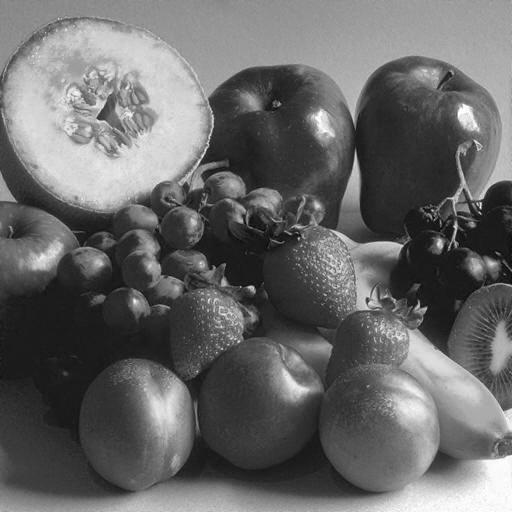
#> input picture images/frutas.bmp, 512 x 512 px, found by its file name
$ jupyter execute PID_Aula4e5_Implementacao.ipynb
#> lines starting #> are read from the running program, lines starting #| are printed output that depends on the picture
<a href="https://colab.research.google.com/github/Giovannacm/digital-image-processing-msc/blob/main/PID_Aula4e5_Implementacao.ipynb" target="_parent"></a>

Universidade Estadual Paulista - UNESP

Programa de Pós-Graduação em Ciência da Computação

**Processamento de Imagens Digitais**

Professor Leandro Alves Neves

Alunos:
* Giovanna Carreira Marinho;
* Guilherme Francisco de Andrade Campos;
* Julia Rodrigues Gubolin;
* Thales Ricardo de Souza Lopes.

**Aula 04 - Modelos de ruídos**

**Exercício 5**: Considere as imagens obtidas no exercício 3 e aplique a correção gama com c=1 e γ(0.04; 0.4; 1; 2, 5; 10; e 25). Visualmente, esse tipo de realce permitiu melhorar a qualidade de cada imagem com ruído? Se houve algum resultado positivo, indique o valor de γ, o tipo de ruído e a imagem.

**Exercício 6**: Após aplicar a correção gama com c=1 e γ(0.04; 0.4; 1; 2, 5; 10; e 25) nas imagens com ruídos, calcule as métricas indicadas no exercício 4 e avalie se é possível comprovar quantitativamente as observações empíricas indicadas no exercício 5. Por fim, responda
se esse tipo de técnica (realce) é útil para corrigir as imagens com ruídos. Justifique sua resposta.

[cell 1]
import skimage.io, skimage.exposure, skimage.util
import sklearn.metrics
import matplotlib.pyplot as plt
import numpy as np
from random import seed
from random import randint
from random import random

# Criação das imagens

Criação das imagens para os experimentos.
As imagens possuem dimensões 256x256 com 256 níveis de profundidade.
Para a composição das imagens são utilizados numpy arrays de duas dimensões, utilizando a biblioteca numpy.
Para plotar as imagens foi utilizada a biblioteca matplotlib.

[cell 2]
image_height = 256
image_width = 256
gray_levels = 256
depth_levels = gray_levels - 1

[cell 3]
image_a = np.zeros((image_height, image_width), dtype=np.uint8)

gray_shades = 2
image_a[:, :] = int(depth_levels / gray_shades)

plt.imshow(image_a, cmap='gray')
plt.clim(0, depth_levels)
plt.colorbar()
#plt.imsave('/content/image_a.png', image_a, vmin=0, vmax=depth_levels, cmap='gray')

[cell 4]
image_b = np.zeros((image_height, image_width), dtype=np.uint8)

gray_shades = 3
image_b[:int(image_height/2) , :] = int(depth_levels / gray_shades) * 2
image_b[int(image_height/2):, :] = int(depth_levels / gray_shades) * 1

plt.imshow(image_b, cmap='gray')
plt.clim(0, depth_levels)
plt.colorbar()
#plt.imsave('/content/image_b.png', image_b, vmin=0, vmax=depth_levels, cmap='gray')

[cell 5]
image_c = np.zeros((image_height, image_width), dtype=np.uint8)

gray_shades = 3
image_c[:int(image_height/2) , :] = int(depth_levels / gray_shades) * 2
image_c[int(image_height/2):, :] = int(depth_levels / gray_shades) * 1

image_c[50:70, 50:100] = int(depth_levels / gray_shades) * 1
image_c[50:70, image_width-100:image_width-50] = int(depth_levels / gray_shades) * 1

image_c[image_height-70:image_height-50 , 50:100] = int(depth_levels / gray_shades) * 2
image_c[image_height-70:image_height-50 , image_width-100:image_width-50] = int(depth_levels / gray_shades) * 2

plt.imshow(image_c, cmap='gray')
plt.clim(0, depth_levels)
plt.colorbar()
#plt.imsave('/content/image_c.png', image_c, vmin=0, vmax=depth_levels, cmap='gray')

[cell 6]
image_d = np.zeros((image_height, image_width), dtype=np.uint8)

gray_shades = 5
image_d[:int(image_height/2) , :int(image_width/2)] = int(depth_levels / gray_shades) * 1
image_d[:int(image_height/2), int(image_width/2):] = int(depth_levels / gray_shades) * 2
image_d[int(image_height/2): , :int(image_width/2)] = int(depth_levels / gray_shades) * 3
image_d[int(image_height/2):, int(image_width/2):] = int(depth_levels / gray_shades) * 4

plt.imshow(image_d, cmap='gray')
plt.clim(0, depth_levels)
plt.colorbar()
#plt.imsave('/content/image_d.png', image_d, vmin=0, vmax=depth_levels, cmap='gray')
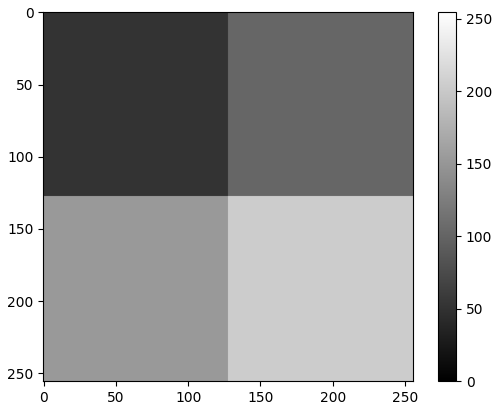
#> figure drawn by matplotlib, 2 panels

[cell 7]
image_e = np.zeros((image_height, image_width), dtype=np.uint8)

gray_shades = 17
image_e[:int(image_height/4) , :int(image_width/4)] = int(depth_levels / gray_shades) * 1
image_e[:int(image_height/4) , int(image_width/4):int(image_width/4)*2] = int(depth_levels / gray_shades) * 2
image_e[:int(image_height/4) , int(image_width/4)*2:int(image_width/4)*3] = int(depth_levels / gray_shades) * 3
image_e[:int(image_height/4) , int(image_width/4)*3:] = int(depth_levels / gray_shades) * 4

image_e[int(image_height/4):int(image_height/4)*2 , :int(image_width/4)] = int(depth_levels / gray_shades) * 5
image_e[int(image_height/4):int(image_height/4)*2 , int(image_width/4):int(image_width/4)*2] = int(depth_levels / gray_shades) * 6
image_e[int(image_height/4):int(image_height/4)*2 , int(image_width/4)*2:int(image_width/4)*3] = int(depth_levels / gray_shades) * 7
image_e[int(image_height/4):int(image_height/4)*2 , int(image_width/4)*3:] = int(depth_levels / gray_shades) * 8

image_e[int(image_height/4)*2:int(image_height/4)*3 , :int(image_width/4)] = int(depth_levels / gray_shades) * 9
image_e[int(image_height/4)*2:int(image_height/4)*3 , int(image_width/4):int(image_width/4)*2] = int(depth_levels / gray_shades) * 10
image_e[int(image_height/4)*2:int(image_height/4)*3 , int(image_width/4)*2:int(image_width/4)*3] = int(depth_levels / gray_shades) * 11
image_e[int(image_height/4)*2:int(image_height/4)*3 , int(image_width/4)*3:] = int(depth_levels / gray_shades) * 12

image_e[int(image_height/4)*3: , :int(image_width/4)] = int(depth_levels / gray_shades) * 13
image_e[int(image_height/4)*3: , int(image_width/4):int(image_width/4)*2] = int(depth_levels / gray_shades) * 14
image_e[int(image_height/4)*3: , int(image_width/4)*2:int(image_width/4)*3] = int(depth_levels / gray_shades) * 15
image_e[int(image_height/4)*3: , int(image_width/4)*3:] = int(depth_levels / gray_shades) * 16

plt.imshow(image_e, cmap='gray')
plt.clim(0, depth_levels)
plt.colorbar()
#plt.imsave('/content/image_e.png', image_e, vmin=0, vmax=depth_levels, cmap='gray')
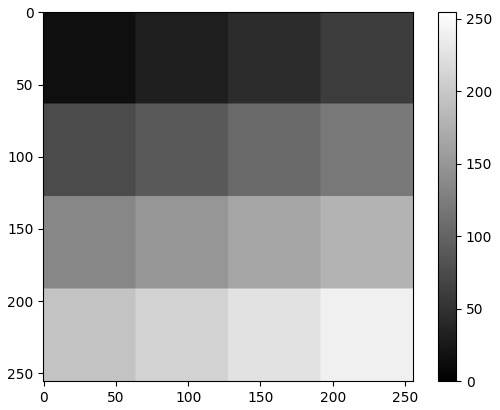
#> figure drawn by matplotlib, 2 panels

# Geração do histograma de uma imagem

Geração das funções para a criação de histogramas dada uma imagem de entrada.

[cell 8]
def get_histogram(image, gray_levels=256):
  histogram = np.zeros(gray_levels) #criando um vetor com todos os elementos zerados

  N, M = image.shape #altura (linha), largura (coluna)

  for i in range(N):
    for j in range(M):
      pixel_intensity = image[i, j]
      histogram[int(pixel_intensity)] += 1

  return histogram

[cell 9]
def plot_histogram(image, histogram=None, cdf=False):
  if histogram is None: #se nao enviar o histograma, gera pela biblioteca
    image_histogram, bin_centers = skimage.exposure.histogram(image)
    plt.plot(bin_centers, image_histogram, 'r')
  else:
    image_histogram = get_histogram(image)
    x = np.linspace(0, 256, 256)
    plt.plot(x, image_histogram, 'b')
  plt.xlim([0, 255])

  if cdf: #cumulative distribution function (cdf)
    image_cdf, bins_cdf = skimage.exposure.cumulative_distribution(image)
    plt.twinx().plot(bins_cdf, image_cdf, 'black')

[cell 10]
image_e_histogram = get_histogram(image_e)

[cell 11]
plot_histogram(image_e, image_e_histogram, cdf=True)
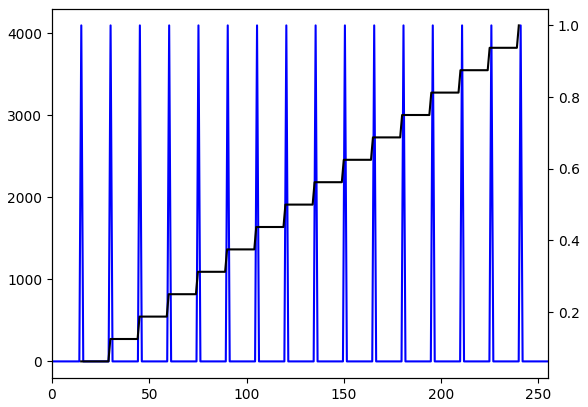
#> figure drawn by matplotlib, 2 panels; panel 1: curve peaks at x = 15.06, y = 4096; panel 2: curve peaks at x = 240, y = 1

[cell 12]
plot_histogram(image_e)
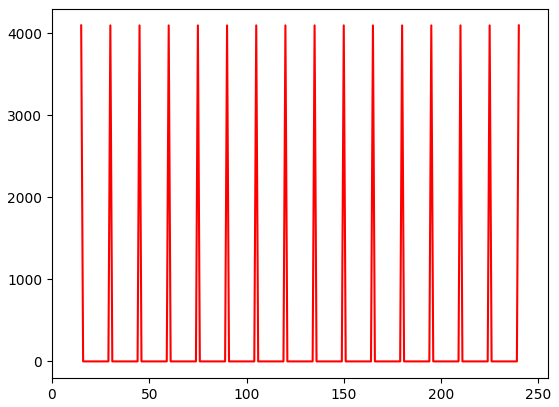
#> figure drawn by matplotlib, 1 panel; curve peaks at x = 15, y = 4096

# Definição dos ruídos aditivos

Criação das funções para a adição de ruidos dada uma imagem de entrada. Também foi utilizado aplicação de ruídos da biblioteca skimage.

[cell 13]
def apply_salt_and_pepper_noise(image, probability, from_package=False):
  if from_package: #ruido aplicado pelo pacote
    noised_image = skimage.util.random_noise(image, mode='s&p', amount=probability)*255
    return noised_image

  compl_probability = 1 - probability
  noised_image = np.zeros(image.shape, dtype=np.uint8)

  N, M = image.shape

  for i in range(N):
    for j in range(M):
      pixel_probability = np.random.random()

      if pixel_probability < probability:
        noised_image[i][j] = 0
      elif pixel_probability > compl_probability:
        noised_image[i][j] = 255
      else:
        noised_image[i][j] = image[i][j]

  return noised_image

[cell 14]
def apply_uniform_noise(image, a, b):
  M, N = image.shape
  prob = 1/(b-a) * (M*N)
  seed(random())
  noise = np.zeros((M, N))
  noised_image = np.zeros((M, N))

  for i in range(a, b):
    for j in range(1, int(prob)):
      x = randint(0, M-1)
      y = randint(0, N-1)
      noise[x][y] = i

  for m in range(M):
    for n in range(N):
      if noise[m][n] != 0:
        noised_image[m][n] = noise[m][n]
      else:
        noised_image[m][n] = image[m][n]

  return noised_image

[cell 15]
def apply_gaussian_noise(image, mean, var, from_package=False):
  if from_package:
    noised_image = skimage.util.random_noise(image, mode='gaussian', mean=mean, var=var)*255
    return noised_image

  standard_deviation = var ** 0.5
  gaussian_noise = np.random.normal(mean, standard_deviation, image.shape)*255
  noised_image = image + gaussian_noise

  return noised_image

[cell 16]
def apply_gama_noise(image, shape, scale):
  gama_noise = np.random.gamma(shape=shape, scale=scale, size=image.shape)
  noised_image = image + gama_noise
  return noised_image

[cell 17]
def apply_poisson_noise(image):
  noised_image = skimage.util.random_noise(image, mode='poisson')*255
  return noised_image

# Definição da correção gama

[cell 18]
def gamma_correction(f, gamma = 1, c = 1):
  return (c*((f/255)**gamma))*255

# Definição das métricas de avaliação

[cell 19]
def maximum_error(f, g):
  return np.max(np.absolute(f - g))

[cell 20]
def mean_absolute_error(f, g):
  absolute_sub = np.absolute(f - g)
  N, M = f.shape
  sum = 0

  for i in range(N):
    for j in range(M):
      sum += absolute_sub[i, j]

  return (1/(N*M))*sum

[cell 21]
def mean_square_error(f, g):
  N, M = f.shape
  sum = 0

  for i in range(N):
    for j in range(M):
      power_sub = (f[i][j] - g[i][j])**2
      sum += power_sub

  return sum/(N*M)

[cell 22]
def root_mean_square_error(f, g):
  N, M = f.shape
  sum = 0

  for i in range(N):
    for j in range(M):
      power_sub = (f[i, j] - g[i, j])**2
      sum += power_sub

  return np.sqrt(sum/(N*M))

[cell 23]
def normalized_mean_square_error(f, g):
  N, M = f.shape
  sum_fg = 0
  sum_f = 0

  for i in range(N):
    for j in range(M):
      sum_fg = (f[i][j] - g[i][j])**2
      sum_f = f[i][j]**2

  return sum_fg/sum_f

[cell 24]
def peak_signal_to_noise_ratio(f, g):
  rmse = root_mean_square_error(f, g)

  return 20*(np.log10(255/rmse))

[cell 25]
def covariance(f, g):
  uf = np.mean(f)
  ug = np.mean(g)
  sum = 0
  N, M = f.shape

  for i in range(N):
    for j in range(M):
      sum += ((f[i, j]-uf)*(g[i, j]-ug))

  return sum/(M*N)

[cell 26]
def jaccard_index(f, g):
  N, M = f.shape
  sum = 0

  for i in range(N):
    for j in range(M):
      if f[i, j] == g[i, j]:
        sum += 1

  return sum/(M*N)

# Aplicação dos ruídos e correção gama

Será utilizada a correção gama com valores de c=1 e γ(0.04;
0.4; 1; 2, 5; 10; e 25) nas imagens ruídosas após a aplicação dos ruídos sal e
pimenta, uniforme, gaussiano, gama e poisson.

[cell 27]
img = image_d
noised_img = apply_gama_noise(img, 3, 10)
gama_img = gamma_correction(noised_img, 0.4, 1)

fig, (ax0, ax1, ax2) = plt.subplots(ncols=3, figsize=(10, 10))

ax0.imshow(img, cmap='gray', vmin=0, vmax=255)
ax0.set_title("Imagem original")
ax0.axis('off')
ax1.imshow(noised_img, cmap='gray', vmin=0, vmax=255)
ax1.set_title("Com ruído")
ax1.axis('off')
ax2.imshow(gama_img, cmap='gray', vmin=0, vmax=255)
ax2.set_title("Correção gama")
ax2.axis('off')

fig.tight_layout()

print(f"Erro máximo: {maximum_error(img, gama_img)}")
print(f"Erro médio absoluto: {mean_absolute_error(img, gama_img)}")
print(f"Erro médio quadrático: {mean_square_error(img, gama_img)}")
print(f"Raiz do erro médio quadrático: {root_mean_square_error(img, gama_img)}")
print(f"Erro médio quadrático normalizado: {normalized_mean_square_error(img, gama_img)}")
print(f"Relação sinal-ruído de pico: {peak_signal_to_noise_ratio(img, gama_img)}")
print(f"Covariância: {covariance(img, gama_img)}")
print(f"Coeficiênte de Jaccard: {jaccard_index(img, gama_img)}")
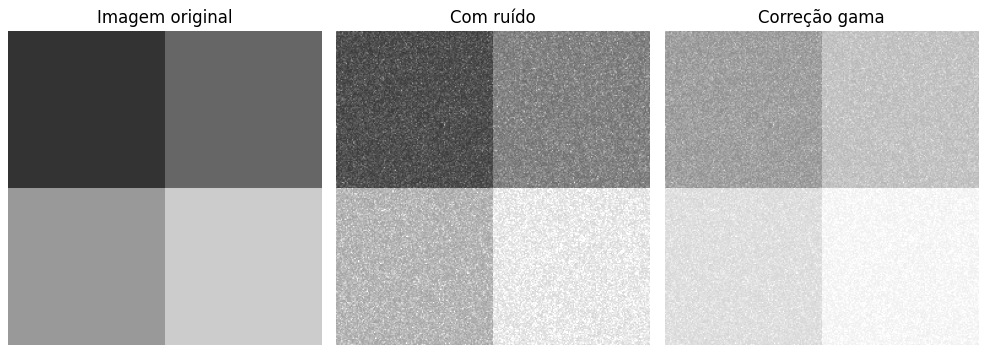
#> figure drawn by matplotlib, 3 panels

[cell 28]
img = image_e
plt.imshow(apply_gama_noise(img, 3, 10), cmap="gray", vmin=0, vmax=255)
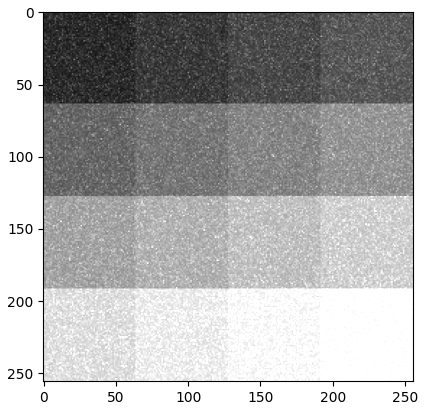
#> figure drawn by matplotlib, 1 panel

[cell 29]
img = image_e
img_noised = apply_uniform_noise(img, 100, 150)
plt.imshow(apply_uniform_noise(img, 100, 150), cmap="gray", vmin=0, vmax=255)
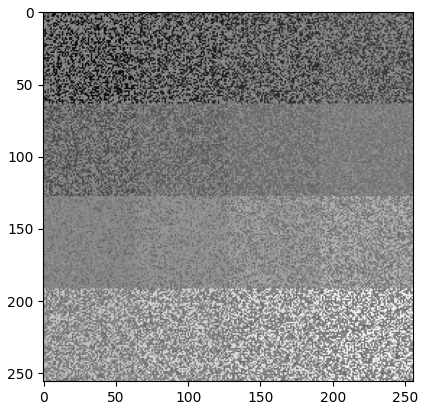
#> figure drawn by matplotlib, 1 panel

[cell 30]
covariance(img_noised, img_noised)

As imagens ruídosas foram sujeitas a correção gama, mas nenhuma se mostrou visivelmente com menos ruído. A correção gama é uma técnica de realce de contraste, mas ao utilizar ela para tratamento de ruídos, ela não se mostra eficiente, visto que, ao realçar a imagem como um todo ela também realça o ruído. De maneira complementar, é possível observar as métricas de avaliação, onde nenhuma delas mostrou um baixo erro quando comparada a imagem original com a imagem ruidosa ao aplicar a correção gama.

# Equalização de Histograma

[cell 31]
def get_acc_histogram(histogram):
  L = histogram.size
  acc_histogram = histogram.copy()

  for i in range(1, L):
    acc_histogram[i] += acc_histogram[i - 1]

  return acc_histogram

[cell 32]
def equalize_histogram(image, gray_levels=256):
  equalized_image = np.zeros(image.shape)
  histogram = get_histogram(image)
  acc_histogram = get_acc_histogram(histogram)
  N, M = image.shape
  factor = (gray_levels - 1) / (N * M)

  for i in range(N):
    for j in range(M):
      equalized_image[i, j] = factor * acc_histogram[image[i,j]]

  return equalized_image

[cell 33]
moon_image = skimage.io.imread('/content/sample_data/frutas.bmp', as_gray=True)
#> moon_image is the input picture: shape (512, 512); min 1, max 255, mean 103.9

[cell 34]
plt.imshow(moon_image, cmap='gray')

[cell 35]
get_histogram(moon_image)
#> Out = 256 values, max 6788 at index 27, min 0 at index 0, mean 1024

[cell 36]
plot_histogram(moon_image, get_histogram(moon_image))
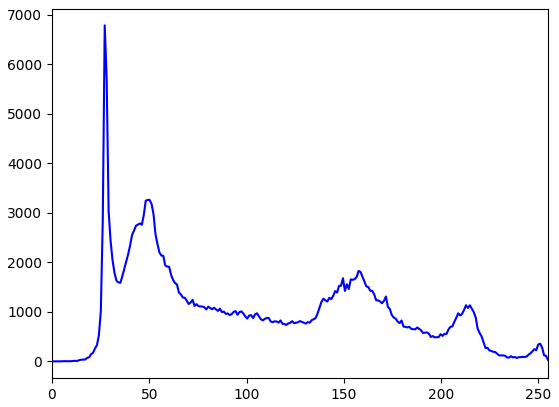
#> figure drawn by matplotlib, 1 panel; curve peaks at x = 27.11, y = 6788

[cell 37]
moon_image_equalized = equalize_histogram(moon_image)
#> in equalize_histogram, `histogram = get_histogram(image)`: histogram has the same summary as Out outside equalize_histogram
#> in get_acc_histogram, `acc_histogram = histogram.copy()`: acc_histogram has the same summary as Out outside get_acc_histogram
#> after the loop in get_acc_histogram, `for i in range(1, L):`: acc_histogram = 256 values from 0 to 262144
#> after the loop in equalize_histogram, `for i in range(N):`:
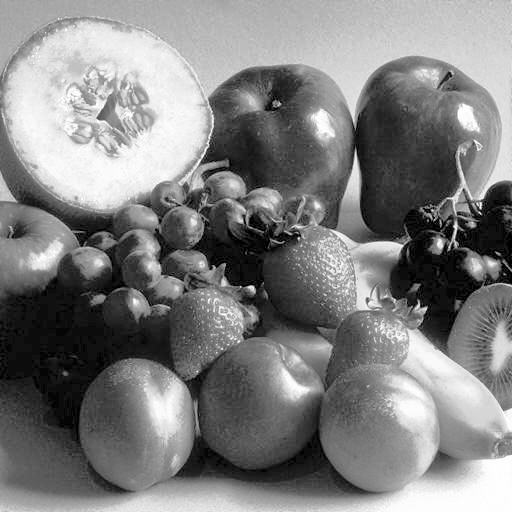
#> equalized_image: shape (512, 512) float64; min 0.000973, max 255, mean 128.4
plt.imshow(moon_image_equalized, cmap='gray')

[cell 38]
plot_histogram(moon_image_equalized)
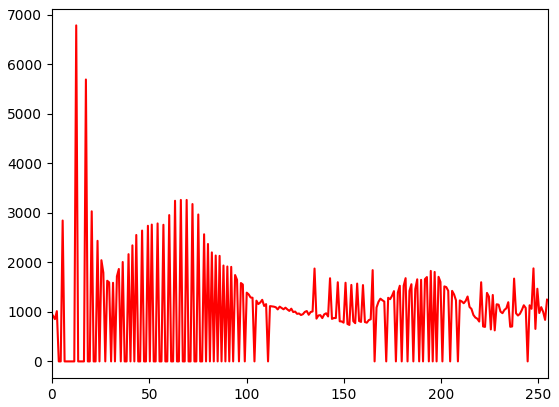
#> figure drawn by matplotlib, 1 panel; curve peaks at x = 12.45, y = 6788

$ run again, with images/Img1.bmp copied over images/frutas.bmp
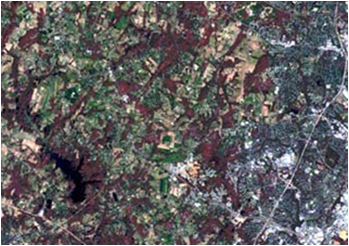
#> input picture images/Img1.bmp, 349 x 246 px, found by its file name
#> Out = 256 values, max 84642 at index 0, min 0 at index 2, mean 335.4
#> in equalize_histogram, `histogram = get_histogram(image)`: histogram has the same summary as Out outside equalize_histogram
#> in get_acc_histogram, `acc_histogram = histogram.copy()`: acc_histogram has the same summary as Out outside get_acc_histogram
#> after the loop in get_acc_histogram, `for i in range(1, L):`: acc_histogram = 256 values from 84642 to 85854
#> `moon_image_equalized_from_package = skimage.exposure.equalize_hist(moo..`:
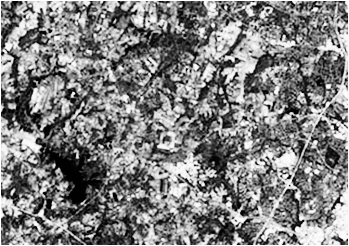
#> moon_image_equalized_from_package: shape (246, 349) float64; min 0.119, max 255, mean 128.5
#> `[cell 40] plot_histogram(moon_image_equalized_from_package)`:
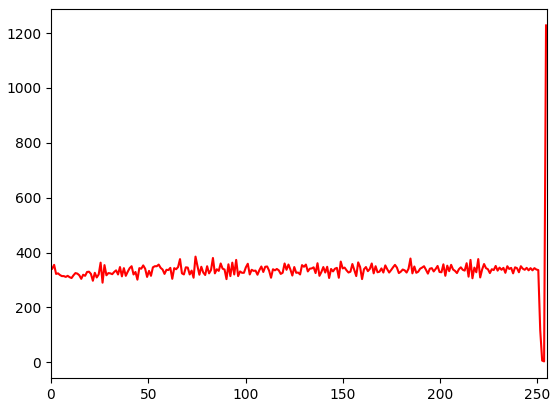
#> figure drawn by matplotlib, 1 panel; curve peaks at x = 254.5, y = 1228

$ run again, with images/Img2.bmp copied over images/frutas.bmp
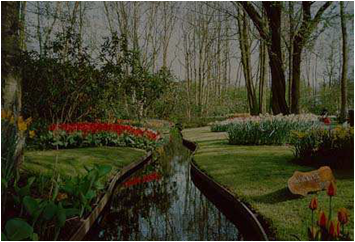
#> input picture images/Img2.bmp, 355 x 242 px, found by its file name
#> Out = 256 values, max 84720 at index 0, min 0 at index 2, mean 335.6
#> in equalize_histogram, `histogram = get_histogram(image)`: histogram has the same summary as Out outside equalize_histogram
#> in get_acc_histogram, `acc_histogram = histogram.copy()`: acc_histogram has the same summary as Out outside get_acc_histogram
#> after the loop in get_acc_histogram, `for i in range(1, L):`: acc_histogram = 256 values from 84720 to 85910
#> `[cell 40] plot_histogram(moon_image_equalized_from_package)`:
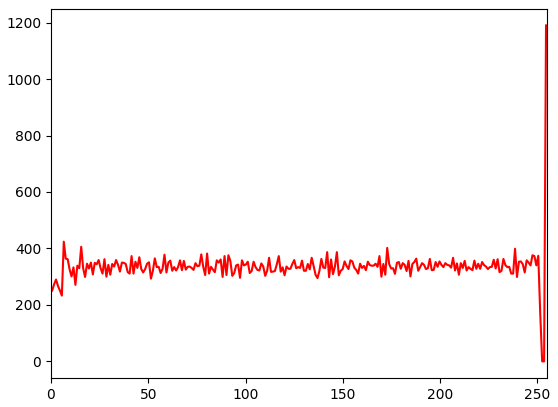
#> figure drawn by matplotlib, 1 panel; curve peaks at x = 254.5, y = 1190
